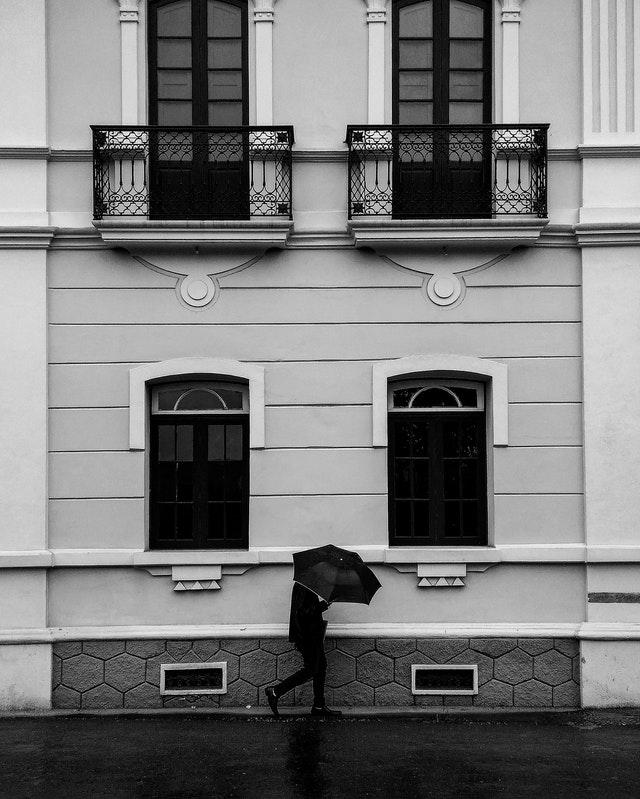
#> input picture TASK-2_WITHOUT_openCV/walking.jpg, 640 x 799 px
$ jupyter execute 'demo program.ipynb'   (shell and % lines are left out)
#> lines starting #> are read from the running program, lines starting #| are printed output that depends on the picture; after the words box and inside, x2 and y2 are one past the last pixel; in counts of white or black regions, pixels touching at a corner belong together
[cell 1]
import numpy as np
from matplotlib import pyplot as plt
from skimage.io import imread, imshow, imsave

[cell 2]
im =imread('walking.jpg')
#> im is the input picture: shape (799, 640); min 0, max 255, mean 121.2
bw = im>127
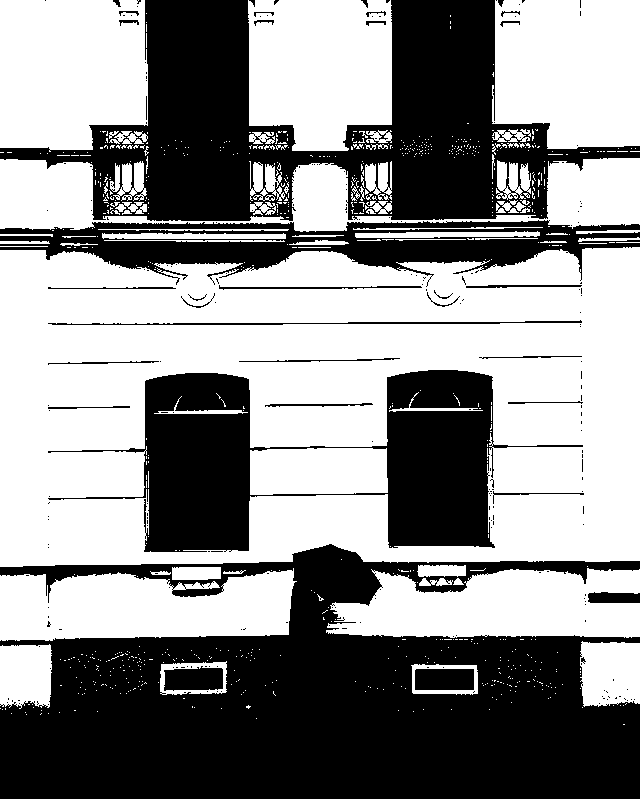
#> bw: shape (799, 640) bool; 55.8% white; 245 black regions (211 under 20 px), largest, box (x1, y1, x2, y2) and area: (0, 544, 640, 799) 105031, (0, 0, 640, 221) 59277, (48, 370, 583, 552) 36502
plt.figure()
plt.gray()
plt.imshow(bw)
plt.show()

[cell 3]
from skimage.morphology import disk
se= disk(5)
plt.figure()
plt.imshow(se)
plt.show()
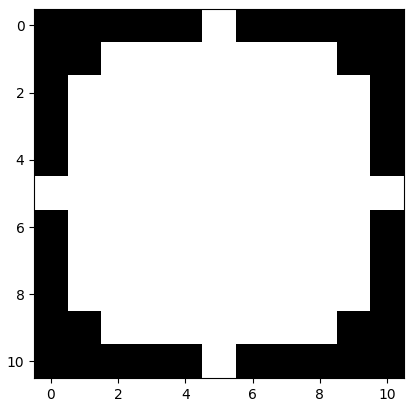
#> figure drawn by matplotlib, 1 panel

[cell 4]
from skimage.morphology import opening ,closing ,erosion , dilation
plt.figure()
plt.subplot(2,2,1)
plt.imshow(erosion(bw,se))
plt.subplot(2,2,2)
plt.imshow(dilation(bw,se))
plt.subplot(2,2,3)
plt.imshow(opening(bw,se))
plt.subplot(2,2,4)
plt.imshow(closing(bw,se))
# plt.subplot(2,3,1)
# plt.imshow(gradient(bw,se))
plt.show()
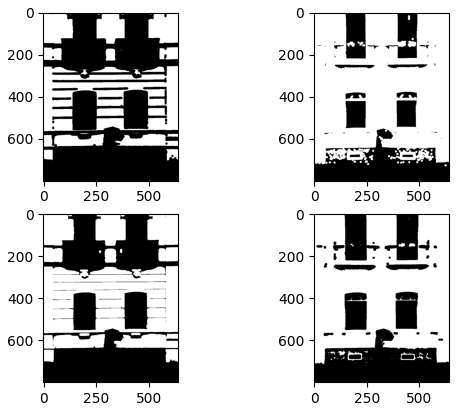
#> figure drawn by matplotlib, 4 panels

[cell 5]
clean=closing(opening(bw,se),se)
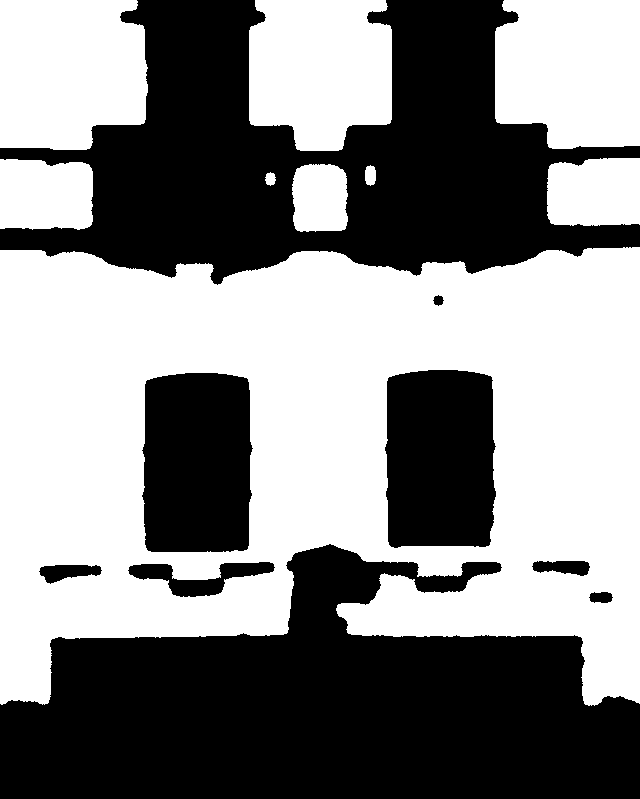
#> clean: shape (799, 640) bool; 53.4% white; 9 black regions, largest, box (x1, y1, x2, y2) and area: (0, 544, 640, 799) 105015, (0, 0, 640, 285) 92707, (142, 373, 253, 552) 18564
plt.figure()
plt.subplot(1,2,1)
plt.imshow(bw)
plt.subplot(1,2,2)
plt.imshow(clean)
plt.show()

[cell 6]
se= disk(5)
plt.figure()
plt.imshow(im)
plt.show()

[cell 7]
se= disk(5)
plt.figure()
plt.imshow(erosion(im,se))
plt.show()
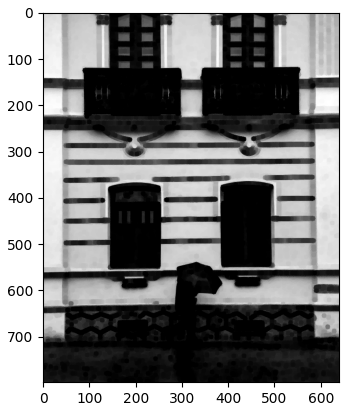
#> figure drawn by matplotlib, 1 panel

[cell 8]
se= disk(5)
plt.figure()
plt.imshow(dilation(im,se))
plt.show()
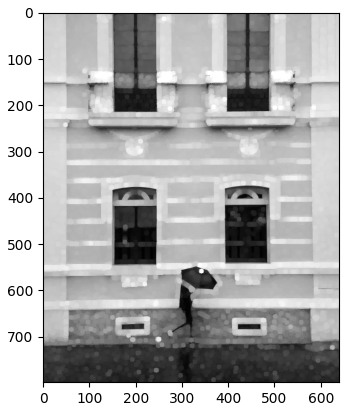
#> figure drawn by matplotlib, 1 panel

[cell 9]
se= disk(5)
plt.figure()
plt.imshow(closing(im,se))
plt.show()
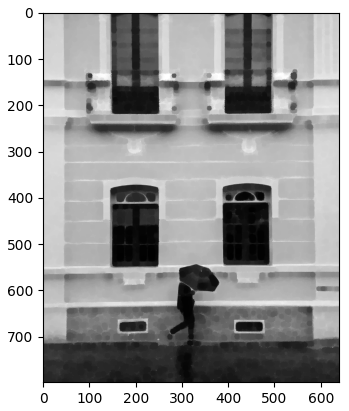
#> figure drawn by matplotlib, 1 panel

[cell 10]
se= disk(5)
plt.figure()
plt.imshow(opening(im,se))
plt.show()
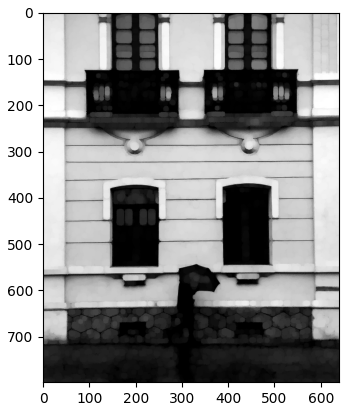
#> figure drawn by matplotlib, 1 panel
